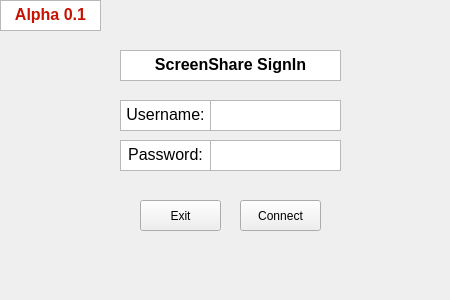
<?xml version="1.0" encoding="UTF-8"?>
<ui version="4.0">
 <class>Form</class>
 <widget class="QWidget" name="Form">
  <property name="geometry">
   <rect>
    <x>0</x>
    <y>0</y>
    <width>450</width>
    <height>300</height>
   </rect>
  </property>
  <property name="minimumSize">
   <size>
    <width>450</width>
    <height>300</height>
   </size>
  </property>
  <property name="windowTitle">
   <string>Form</string>
  </property>
  <widget class="QTextBrowser" name="headline">
   <property name="geometry">
    <rect>
     <x>120</x>
     <y>50</y>
     <width>221</width>
     <height>31</height>
    </rect>
   </property>
   <property name="html">
    <string>&lt;!DOCTYPE HTML PUBLIC &quot;-//W3C//DTD HTML 4.0//EN&quot; &quot;http://www.w3.org/TR/REC-html40/strict.dtd&quot;&gt;
&lt;html&gt;&lt;head&gt;&lt;meta name=&quot;qrichtext&quot; content=&quot;1&quot; /&gt;&lt;style type=&quot;text/css&quot;&gt;
p, li { white-space: pre-wrap; }
&lt;/style&gt;&lt;/head&gt;&lt;body style=&quot; font-family:'MS Shell Dlg 2'; font-size:8.25pt; font-weight:400; font-style:normal;&quot;&gt;
&lt;p align=&quot;center&quot; style=&quot; margin-top:0px; margin-bottom:0px; margin-left:0px; margin-right:0px; -qt-block-indent:0; text-indent:0px;&quot;&gt;&lt;span style=&quot; font-size:12pt; font-weight:600;&quot;&gt;ScreenShare SignIn&lt;/span&gt;&lt;/p&gt;&lt;/body&gt;&lt;/html&gt;</string>
   </property>
  </widget>
  <widget class="QTextBrowser" name="updated_version">
   <property name="geometry">
    <rect>
     <x>0</x>
     <y>0</y>
     <width>101</width>
     <height>31</height>
    </rect>
   </property>
   <property name="html">
    <string>&lt;!DOCTYPE HTML PUBLIC &quot;-//W3C//DTD HTML 4.0//EN&quot; &quot;http://www.w3.org/TR/REC-html40/strict.dtd&quot;&gt;
&lt;html&gt;&lt;head&gt;&lt;meta name=&quot;qrichtext&quot; content=&quot;1&quot; /&gt;&lt;style type=&quot;text/css&quot;&gt;
p, li { white-space: pre-wrap; }
&lt;/style&gt;&lt;/head&gt;&lt;body style=&quot; font-family:'MS Shell Dlg 2'; font-size:8.25pt; font-weight:400; font-style:normal;&quot;&gt;
&lt;p align=&quot;center&quot; style=&quot; margin-top:0px; margin-bottom:0px; margin-left:0px; margin-right:0px; -qt-block-indent:0; text-indent:0px;&quot;&gt;&lt;span style=&quot; font-size:12pt; font-weight:600; color:#c81201;&quot;&gt;Alpha 0.1&lt;/span&gt;&lt;/p&gt;&lt;/body&gt;&lt;/html&gt;</string>
   </property>
  </widget>
  <widget class="QTextEdit" name="username_input">
   <property name="geometry">
    <rect>
     <x>210</x>
     <y>100</y>
     <width>131</width>
     <height>31</height>
    </rect>
   </property>
  </widget>
  <widget class="QTextEdit" name="password_input">
   <property name="geometry">
    <rect>
     <x>210</x>
     <y>140</y>
     <width>131</width>
     <height>31</height>
    </rect>
   </property>
  </widget>
  <widget class="QTextBrowser" name="username_text">
   <property name="geometry">
    <rect>
     <x>120</x>
     <y>100</y>
     <width>91</width>
     <height>31</height>
    </rect>
   </property>
   <property name="html">
    <string>&lt;!DOCTYPE HTML PUBLIC &quot;-//W3C//DTD HTML 4.0//EN&quot; &quot;http://www.w3.org/TR/REC-html40/strict.dtd&quot;&gt;
&lt;html&gt;&lt;head&gt;&lt;meta name=&quot;qrichtext&quot; content=&quot;1&quot; /&gt;&lt;style type=&quot;text/css&quot;&gt;
p, li { white-space: pre-wrap; }
&lt;/style&gt;&lt;/head&gt;&lt;body style=&quot; font-family:'MS Shell Dlg 2'; font-size:8.25pt; font-weight:400; font-style:normal;&quot;&gt;
&lt;p align=&quot;center&quot; style=&quot; margin-top:0px; margin-bottom:0px; margin-left:0px; margin-right:0px; -qt-block-indent:0; text-indent:0px;&quot;&gt;&lt;span style=&quot; font-size:12pt;&quot;&gt;Username:&lt;/span&gt;&lt;/p&gt;&lt;/body&gt;&lt;/html&gt;</string>
   </property>
  </widget>
  <widget class="QTextBrowser" name="password_text">
   <property name="geometry">
    <rect>
     <x>120</x>
     <y>140</y>
     <width>91</width>
     <height>31</height>
    </rect>
   </property>
   <property name="html">
    <string>&lt;!DOCTYPE HTML PUBLIC &quot;-//W3C//DTD HTML 4.0//EN&quot; &quot;http://www.w3.org/TR/REC-html40/strict.dtd&quot;&gt;
&lt;html&gt;&lt;head&gt;&lt;meta name=&quot;qrichtext&quot; content=&quot;1&quot; /&gt;&lt;style type=&quot;text/css&quot;&gt;
p, li { white-space: pre-wrap; }
&lt;/style&gt;&lt;/head&gt;&lt;body style=&quot; font-family:'MS Shell Dlg 2'; font-size:8.25pt; font-weight:400; font-style:normal;&quot;&gt;
&lt;p align=&quot;center&quot; style=&quot; margin-top:0px; margin-bottom:0px; margin-left:0px; margin-right:0px; -qt-block-indent:0; text-indent:0px;&quot;&gt;&lt;span style=&quot; font-size:12pt;&quot;&gt;Password:&lt;/span&gt;&lt;/p&gt;&lt;/body&gt;&lt;/html&gt;</string>
   </property>
  </widget>
  <widget class="QPushButton" name="connect_button">
   <property name="geometry">
    <rect>
     <x>240</x>
     <y>200</y>
     <width>81</width>
     <height>31</height>
    </rect>
   </property>
   <property name="text">
    <string>Connect</string>
   </property>
  </widget>
  <widget class="QPushButton" name="exit_button">
   <property name="geometry">
    <rect>
     <x>140</x>
     <y>200</y>
     <width>81</width>
     <height>31</height>
    </rect>
   </property>
   <property name="text">
    <string>Exit</string>
   </property>
  </widget>
 </widget>
 <resources/>
 <connections/>
</ui>
